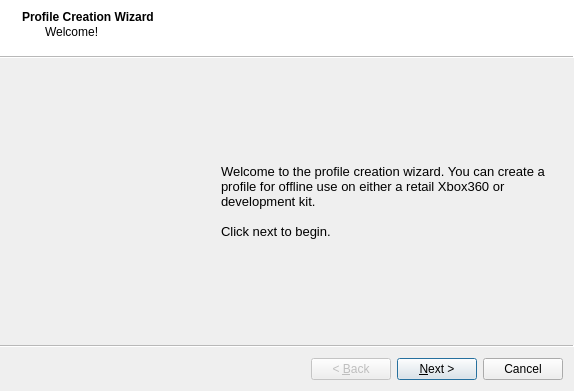
<?xml version="1.0" encoding="UTF-8"?>
<ui version="4.0">
 <class>ProfileCreatorWizard</class>
 <widget class="QWizard" name="ProfileCreatorWizard">
  <property name="geometry">
   <rect>
    <x>0</x>
    <y>0</y>
    <width>574</width>
    <height>391</height>
   </rect>
  </property>
  <property name="windowTitle">
   <string>Profile Creator</string>
  </property>
  <property name="windowIcon">
   <iconset resource="Resources.qrc">
    <normaloff>:/Images/Leaner24.png</normaloff>:/Images/Leaner24.png</iconset>
  </property>
  <property name="wizardStyle">
   <enum>QWizard::ModernStyle</enum>
  </property>
  <widget class="QWizardPage" name="pageFront">
   <property name="title">
    <string>Profile Creation Wizard</string>
   </property>
   <property name="subTitle">
    <string>Welcome!</string>
   </property>
   <layout class="QVBoxLayout" name="verticalLayout">
    <item>
     <spacer name="verticalSpacer">
      <property name="orientation">
       <enum>Qt::Vertical</enum>
      </property>
      <property name="sizeHint" stdset="0">
       <size>
        <width>20</width>
        <height>40</height>
       </size>
      </property>
     </spacer>
    </item>
    <item>
     <layout class="QHBoxLayout" name="horizontalLayout">
      <item>
       <widget class="QLabel" name="label">
        <property name="minimumSize">
         <size>
          <width>193</width>
          <height>175</height>
         </size>
        </property>
        <property name="maximumSize">
         <size>
          <width>175</width>
          <height>175</height>
         </size>
        </property>
        <property name="text">
         <string/>
        </property>
        <property name="pixmap">
         <pixmap resource="Resources.qrc">:/Images/profile creator.png</pixmap>
        </property>
        <property name="scaledContents">
         <bool>true</bool>
        </property>
       </widget>
      </item>
      <item>
       <widget class="QLabel" name="label_3">
        <property name="text">
         <string>&lt;!DOCTYPE HTML PUBLIC &quot;-//W3C//DTD HTML 4.0//EN&quot; &quot;http://www.w3.org/TR/REC-html40/strict.dtd&quot;&gt;
&lt;html&gt;&lt;head&gt;&lt;meta name=&quot;qrichtext&quot; content=&quot;1&quot; /&gt;&lt;style type=&quot;text/css&quot;&gt;
p, li { white-space: pre-wrap; }
&lt;/style&gt;&lt;/head&gt;&lt;body style=&quot; font-family:'MS Shell Dlg 2'; font-size:8.25pt; font-weight:400; font-style:normal;&quot;&gt;
&lt;p style=&quot; margin-top:0px; margin-bottom:0px; margin-left:0px; margin-right:0px; -qt-block-indent:0; text-indent:0px;&quot;&gt;&lt;span style=&quot; font-size:10pt;&quot;&gt;Welcome to the profile creation wizard. You can create a profile for offline use on either a retail Xbox360 or development kit.&lt;/span&gt;&lt;/p&gt;
&lt;p style=&quot;-qt-paragraph-type:empty; margin-top:0px; margin-bottom:0px; margin-left:0px; margin-right:0px; -qt-block-indent:0; text-indent:0px; font-size:10pt;&quot;&gt;&lt;/p&gt;
&lt;p style=&quot; margin-top:0px; margin-bottom:0px; margin-left:0px; margin-right:0px; -qt-block-indent:0; text-indent:0px;&quot;&gt;&lt;span style=&quot; font-size:10pt;&quot;&gt;Click next to begin.&lt;/span&gt;&lt;/p&gt;&lt;/body&gt;&lt;/html&gt;</string>
        </property>
        <property name="wordWrap">
         <bool>true</bool>
        </property>
       </widget>
      </item>
     </layout>
    </item>
    <item>
     <spacer name="verticalSpacer_2">
      <property name="orientation">
       <enum>Qt::Vertical</enum>
      </property>
      <property name="sizeHint" stdset="0">
       <size>
        <width>20</width>
        <height>40</height>
       </size>
      </property>
     </spacer>
    </item>
   </layout>
  </widget>
  <widget class="QWizardPage" name="pageConsoleType">
   <property name="title">
    <string>Console Type</string>
   </property>
   <property name="subTitle">
    <string>Choose which console type the profile will be for</string>
   </property>
   <layout class="QVBoxLayout" name="verticalLayout_3">
    <item>
     <spacer name="verticalSpacer_4">
      <property name="orientation">
       <enum>Qt::Vertical</enum>
      </property>
      <property name="sizeHint" stdset="0">
       <size>
        <width>20</width>
        <height>40</height>
       </size>
      </property>
     </spacer>
    </item>
    <item>
     <layout class="QHBoxLayout" name="horizontalLayout_14" stretch="0,0,5">
      <item>
       <widget class="QLabel" name="label_4">
        <property name="minimumSize">
         <size>
          <width>109</width>
          <height>200</height>
         </size>
        </property>
        <property name="maximumSize">
         <size>
          <width>109</width>
          <height>200</height>
         </size>
        </property>
        <property name="text">
         <string/>
        </property>
        <property name="pixmap">
         <pixmap resource="Resources.qrc">:/Images/avatarJumping.png</pixmap>
        </property>
        <property name="scaledContents">
         <bool>true</bool>
        </property>
       </widget>
      </item>
      <item>
       <spacer name="horizontalSpacer">
        <property name="orientation">
         <enum>Qt::Horizontal</enum>
        </property>
        <property name="sizeHint" stdset="0">
         <size>
          <width>40</width>
          <height>20</height>
         </size>
        </property>
       </spacer>
      </item>
      <item>
       <layout class="QVBoxLayout" name="verticalLayout_2">
        <item>
         <layout class="QHBoxLayout" name="horizontalLayout_2" stretch="0,9">
          <item>
           <widget class="QRadioButton" name="radioButton">
            <property name="text">
             <string/>
            </property>
            <property name="checked">
             <bool>true</bool>
            </property>
           </widget>
          </item>
          <item>
           <widget class="QLabel" name="label_5">
            <property name="text">
             <string>&lt;!DOCTYPE HTML PUBLIC &quot;-//W3C//DTD HTML 4.0//EN&quot; &quot;http://www.w3.org/TR/REC-html40/strict.dtd&quot;&gt;
&lt;html&gt;&lt;head&gt;&lt;meta name=&quot;qrichtext&quot; content=&quot;1&quot; /&gt;&lt;style type=&quot;text/css&quot;&gt;
p, li { white-space: pre-wrap; }
&lt;/style&gt;&lt;/head&gt;&lt;body style=&quot; font-family:'MS Shell Dlg 2'; font-size:8.25pt; font-weight:400; font-style:normal;&quot;&gt;
&lt;p style=&quot; margin-top:0px; margin-bottom:0px; margin-left:0px; margin-right:0px; -qt-block-indent:0; text-indent:0px;&quot;&gt;&lt;span style=&quot; font-family:'Ubuntu'; font-size:10pt; font-weight:600;&quot;&gt;Retail&lt;/span&gt;&lt;/p&gt;
&lt;p style=&quot; margin-top:0px; margin-bottom:0px; margin-left:0px; margin-right:0px; -qt-block-indent:0; text-indent:0px;&quot;&gt;&lt;span style=&quot; font-family:'Ubuntu'; font-size:8pt;&quot;&gt;Any console that can/did connect to Xbox LIVE. This includes banned consoles as well as JTAGs and RGHs. Not sure? Then choose this option.&lt;/span&gt;&lt;/p&gt;&lt;/body&gt;&lt;/html&gt;</string>
            </property>
            <property name="wordWrap">
             <bool>true</bool>
            </property>
           </widget>
          </item>
         </layout>
        </item>
        <item>
         <layout class="QHBoxLayout" name="horizontalLayout_3" stretch="0,9">
          <item>
           <widget class="QRadioButton" name="radioButton_2">
            <property name="text">
             <string/>
            </property>
           </widget>
          </item>
          <item>
           <widget class="QLabel" name="label_12">
            <property name="text">
             <string>&lt;!DOCTYPE HTML PUBLIC &quot;-//W3C//DTD HTML 4.0//EN&quot; &quot;http://www.w3.org/TR/REC-html40/strict.dtd&quot;&gt;
&lt;html&gt;&lt;head&gt;&lt;meta name=&quot;qrichtext&quot; content=&quot;1&quot; /&gt;&lt;style type=&quot;text/css&quot;&gt;
p, li { white-space: pre-wrap; }
&lt;/style&gt;&lt;/head&gt;&lt;body style=&quot; font-family:'MS Shell Dlg 2'; font-size:8.25pt; font-weight:400; font-style:normal;&quot;&gt;
&lt;p style=&quot; margin-top:0px; margin-bottom:0px; margin-left:0px; margin-right:0px; -qt-block-indent:0; text-indent:0px;&quot;&gt;&lt;span style=&quot; font-family:'Ubuntu'; font-size:10pt; font-weight:600;&quot;&gt;Development Kit&lt;/span&gt;&lt;/p&gt;
&lt;p style=&quot; margin-top:0px; margin-bottom:0px; margin-left:0px; margin-right:0px; -qt-block-indent:0; text-indent:0px;&quot;&gt;&lt;span style=&quot; font-family:'Ubuntu'; font-size:8pt;&quot;&gt;Any official XDK or an RGH that is running the dev kernel. These consoles cannot connect to Xbox LIVE.&lt;/span&gt;&lt;/p&gt;&lt;/body&gt;&lt;/html&gt;</string>
            </property>
            <property name="wordWrap">
             <bool>true</bool>
            </property>
           </widget>
          </item>
         </layout>
        </item>
       </layout>
      </item>
     </layout>
    </item>
    <item>
     <spacer name="verticalSpacer_3">
      <property name="orientation">
       <enum>Qt::Vertical</enum>
      </property>
      <property name="sizeHint" stdset="0">
       <size>
        <width>20</width>
        <height>40</height>
       </size>
      </property>
     </spacer>
    </item>
   </layout>
  </widget>
  <widget class="QWizardPage" name="pageGamertag">
   <property name="title">
    <string>Gamertag</string>
   </property>
   <property name="subTitle">
    <string>Choose the gamertag for the profile</string>
   </property>
   <layout class="QVBoxLayout" name="verticalLayout_5">
    <item>
     <spacer name="verticalSpacer_5">
      <property name="orientation">
       <enum>Qt::Vertical</enum>
      </property>
      <property name="sizeHint" stdset="0">
       <size>
        <width>20</width>
        <height>40</height>
       </size>
      </property>
     </spacer>
    </item>
    <item>
     <layout class="QHBoxLayout" name="horizontalLayout_5">
      <item>
       <widget class="QLabel" name="label_6">
        <property name="minimumSize">
         <size>
          <width>109</width>
          <height>200</height>
         </size>
        </property>
        <property name="maximumSize">
         <size>
          <width>109</width>
          <height>200</height>
         </size>
        </property>
        <property name="text">
         <string/>
        </property>
        <property name="pixmap">
         <pixmap resource="Resources.qrc">:/Images/avatarJumping.png</pixmap>
        </property>
        <property name="scaledContents">
         <bool>true</bool>
        </property>
       </widget>
      </item>
      <item>
       <layout class="QVBoxLayout" name="verticalLayout_4">
        <item>
         <layout class="QHBoxLayout" name="horizontalLayout_4">
          <item>
           <spacer name="horizontalSpacer_2">
            <property name="orientation">
             <enum>Qt::Horizontal</enum>
            </property>
            <property name="sizeHint" stdset="0">
             <size>
              <width>40</width>
              <height>20</height>
             </size>
            </property>
           </spacer>
          </item>
          <item>
           <widget class="QLineEdit" name="txtGamertag">
            <property name="maxLength">
             <number>15</number>
            </property>
            <property name="placeholderText">
             <string>Gamertag</string>
            </property>
           </widget>
          </item>
         </layout>
        </item>
        <item>
         <widget class="QLabel" name="label_7">
          <property name="text">
           <string>&lt;!DOCTYPE HTML PUBLIC &quot;-//W3C//DTD HTML 4.0//EN&quot; &quot;http://www.w3.org/TR/REC-html40/strict.dtd&quot;&gt;
&lt;html&gt;&lt;head&gt;&lt;meta name=&quot;qrichtext&quot; content=&quot;1&quot; /&gt;&lt;style type=&quot;text/css&quot;&gt;
p, li { white-space: pre-wrap; }
&lt;/style&gt;&lt;/head&gt;&lt;body style=&quot; font-family:'MS Shell Dlg 2'; font-size:8.25pt; font-weight:400; font-style:normal;&quot;&gt;
&lt;p style=&quot; margin-top:0px; margin-bottom:0px; margin-left:0px; margin-right:0px; -qt-block-indent:0; text-indent:0px;&quot;&gt;&lt;span style=&quot; font-size:10pt;&quot;&gt;The gamertag is the display name for the profile. It doesn't really matter what you make it in here, because you can always change it through the Xbox360.&lt;/span&gt;&lt;/p&gt;&lt;/body&gt;&lt;/html&gt;</string>
          </property>
          <property name="wordWrap">
           <bool>true</bool>
          </property>
         </widget>
        </item>
       </layout>
      </item>
     </layout>
    </item>
    <item>
     <spacer name="verticalSpacer_6">
      <property name="orientation">
       <enum>Qt::Vertical</enum>
      </property>
      <property name="sizeHint" stdset="0">
       <size>
        <width>20</width>
        <height>40</height>
       </size>
      </property>
     </spacer>
    </item>
   </layout>
  </widget>
  <widget class="QWizardPage" name="pageGamerpicture">
   <property name="title">
    <string>Gamerpicture</string>
   </property>
   <property name="subTitle">
    <string>Choose the gamerpicture for the profile</string>
   </property>
   <layout class="QVBoxLayout" name="verticalLayout_6">
    <item>
     <spacer name="verticalSpacer_8">
      <property name="orientation">
       <enum>Qt::Vertical</enum>
      </property>
      <property name="sizeHint" stdset="0">
       <size>
        <width>20</width>
        <height>40</height>
       </size>
      </property>
     </spacer>
    </item>
    <item>
     <layout class="QHBoxLayout" name="horizontalLayout_6">
      <item>
       <widget class="QLabel" name="label_8">
        <property name="minimumSize">
         <size>
          <width>109</width>
          <height>200</height>
         </size>
        </property>
        <property name="maximumSize">
         <size>
          <width>109</width>
          <height>200</height>
         </size>
        </property>
        <property name="text">
         <string/>
        </property>
        <property name="pixmap">
         <pixmap resource="Resources.qrc">:/Images/avatarJumping.png</pixmap>
        </property>
        <property name="scaledContents">
         <bool>true</bool>
        </property>
       </widget>
      </item>
      <item>
       <spacer name="horizontalSpacer_3">
        <property name="orientation">
         <enum>Qt::Horizontal</enum>
        </property>
        <property name="sizeHint" stdset="0">
         <size>
          <width>40</width>
          <height>20</height>
         </size>
        </property>
       </spacer>
      </item>
      <item>
       <widget class="QListWidget" name="listWidget">
        <property name="dragDropMode">
         <enum>QAbstractItemView::NoDragDrop</enum>
        </property>
        <property name="iconSize">
         <size>
          <width>48</width>
          <height>48</height>
         </size>
        </property>
        <property name="movement">
         <enum>QListView::Static</enum>
        </property>
        <property name="flow">
         <enum>QListView::TopToBottom</enum>
        </property>
        <property name="isWrapping" stdset="0">
         <bool>true</bool>
        </property>
        <property name="layoutMode">
         <enum>QListView::SinglePass</enum>
        </property>
        <item>
         <property name="text">
          <string/>
         </property>
         <property name="icon">
          <iconset resource="Resources.qrc">
           <normaloff>:/Images/20000.png</normaloff>:/Images/20000.png</iconset>
         </property>
        </item>
        <item>
         <property name="text">
          <string/>
         </property>
         <property name="icon">
          <iconset resource="Resources.qrc">
           <normaloff>:/Images/20001.png</normaloff>:/Images/20001.png</iconset>
         </property>
        </item>
        <item>
         <property name="text">
          <string/>
         </property>
         <property name="icon">
          <iconset resource="Resources.qrc">
           <normaloff>:/Images/20002.png</normaloff>:/Images/20002.png</iconset>
         </property>
        </item>
        <item>
         <property name="text">
          <string/>
         </property>
         <property name="icon">
          <iconset resource="Resources.qrc">
           <normaloff>:/Images/20003.png</normaloff>:/Images/20003.png</iconset>
         </property>
        </item>
        <item>
         <property name="text">
          <string/>
         </property>
         <property name="icon">
          <iconset resource="Resources.qrc">
           <normaloff>:/Images/20004.png</normaloff>:/Images/20004.png</iconset>
         </property>
        </item>
        <item>
         <property name="text">
          <string/>
         </property>
         <property name="icon">
          <iconset resource="Resources.qrc">
           <normaloff>:/Images/20005.png</normaloff>:/Images/20005.png</iconset>
         </property>
        </item>
        <item>
         <property name="text">
          <string/>
         </property>
         <property name="icon">
          <iconset resource="Resources.qrc">
           <normaloff>:/Images/20006.png</normaloff>:/Images/20006.png</iconset>
         </property>
        </item>
        <item>
         <property name="text">
          <string/>
         </property>
         <property name="icon">
          <iconset resource="Resources.qrc">
           <normaloff>:/Images/20007.png</normaloff>:/Images/20007.png</iconset>
         </property>
        </item>
        <item>
         <property name="text">
          <string/>
         </property>
         <property name="icon">
          <iconset resource="Resources.qrc">
           <normaloff>:/Images/20008.png</normaloff>:/Images/20008.png</iconset>
         </property>
        </item>
        <item>
         <property name="text">
          <string/>
         </property>
         <property name="icon">
          <iconset resource="Resources.qrc">
           <normaloff>:/Images/20009.png</normaloff>:/Images/20009.png</iconset>
         </property>
        </item>
        <item>
         <property name="text">
          <string/>
         </property>
         <property name="icon">
          <iconset resource="Resources.qrc">
           <normaloff>:/Images/2000A.png</normaloff>:/Images/2000A.png</iconset>
         </property>
        </item>
        <item>
         <property name="text">
          <string/>
         </property>
         <property name="icon">
          <iconset resource="Resources.qrc">
           <normaloff>:/Images/2000B.png</normaloff>:/Images/2000B.png</iconset>
         </property>
        </item>
        <item>
         <property name="text">
          <string/>
         </property>
         <property name="icon">
          <iconset resource="Resources.qrc">
           <normaloff>:/Images/2000C.png</normaloff>:/Images/2000C.png</iconset>
         </property>
        </item>
       </widget>
      </item>
     </layout>
    </item>
    <item>
     <spacer name="verticalSpacer_7">
      <property name="orientation">
       <enum>Qt::Vertical</enum>
      </property>
      <property name="sizeHint" stdset="0">
       <size>
        <width>20</width>
        <height>40</height>
       </size>
      </property>
     </spacer>
    </item>
   </layout>
  </widget>
  <widget class="QWizardPage" name="pageAvatar">
   <property name="title">
    <string>Avatar</string>
   </property>
   <property name="subTitle">
    <string>Choose the starting avatar for the profile</string>
   </property>
   <layout class="QVBoxLayout" name="verticalLayout_9">
    <item>
     <spacer name="verticalSpacer_9">
      <property name="orientation">
       <enum>Qt::Vertical</enum>
      </property>
      <property name="sizeHint" stdset="0">
       <size>
        <width>20</width>
        <height>40</height>
       </size>
      </property>
     </spacer>
    </item>
    <item>
     <layout class="QHBoxLayout" name="horizontalLayout_11">
      <item>
       <spacer name="horizontalSpacer_13">
        <property name="orientation">
         <enum>Qt::Horizontal</enum>
        </property>
        <property name="sizeHint" stdset="0">
         <size>
          <width>29</width>
          <height>20</height>
         </size>
        </property>
       </spacer>
      </item>
      <item>
       <layout class="QVBoxLayout" name="verticalLayout_7">
        <item>
         <layout class="QHBoxLayout" name="horizontalLayout_8">
          <item>
           <spacer name="horizontalSpacer_6">
            <property name="orientation">
             <enum>Qt::Horizontal</enum>
            </property>
            <property name="sizeHint" stdset="0">
             <size>
              <width>40</width>
              <height>20</height>
             </size>
            </property>
           </spacer>
          </item>
          <item>
           <widget class="QLabel" name="label_9">
            <property name="minimumSize">
             <size>
              <width>125</width>
              <height>229</height>
             </size>
            </property>
            <property name="maximumSize">
             <size>
              <width>125</width>
              <height>229</height>
             </size>
            </property>
            <property name="text">
             <string/>
            </property>
            <property name="pixmap">
             <pixmap resource="Resources.qrc">:/Images/male avatar.png</pixmap>
            </property>
            <property name="scaledContents">
             <bool>true</bool>
            </property>
           </widget>
          </item>
          <item>
           <spacer name="horizontalSpacer_7">
            <property name="orientation">
             <enum>Qt::Horizontal</enum>
            </property>
            <property name="sizeHint" stdset="0">
             <size>
              <width>40</width>
              <height>20</height>
             </size>
            </property>
           </spacer>
          </item>
         </layout>
        </item>
        <item>
         <layout class="QHBoxLayout" name="horizontalLayout_7">
          <item>
           <spacer name="horizontalSpacer_4">
            <property name="orientation">
             <enum>Qt::Horizontal</enum>
            </property>
            <property name="sizeHint" stdset="0">
             <size>
              <width>40</width>
              <height>20</height>
             </size>
            </property>
           </spacer>
          </item>
          <item>
           <widget class="QRadioButton" name="rdiMale">
            <property name="text">
             <string>Male</string>
            </property>
            <property name="checkable">
             <bool>true</bool>
            </property>
            <property name="checked">
             <bool>true</bool>
            </property>
           </widget>
          </item>
          <item>
           <spacer name="horizontalSpacer_5">
            <property name="orientation">
             <enum>Qt::Horizontal</enum>
            </property>
            <property name="sizeHint" stdset="0">
             <size>
              <width>40</width>
              <height>20</height>
             </size>
            </property>
           </spacer>
          </item>
         </layout>
        </item>
       </layout>
      </item>
      <item>
       <spacer name="horizontalSpacer_12">
        <property name="orientation">
         <enum>Qt::Horizontal</enum>
        </property>
        <property name="sizeHint" stdset="0">
         <size>
          <width>29</width>
          <height>20</height>
         </size>
        </property>
       </spacer>
      </item>
      <item>
       <layout class="QVBoxLayout" name="verticalLayout_8">
        <item>
         <layout class="QHBoxLayout" name="horizontalLayout_9">
          <item>
           <spacer name="horizontalSpacer_8">
            <property name="orientation">
             <enum>Qt::Horizontal</enum>
            </property>
            <property name="sizeHint" stdset="0">
             <size>
              <width>40</width>
              <height>20</height>
             </size>
            </property>
           </spacer>
          </item>
          <item>
           <widget class="QLabel" name="label_10">
            <property name="minimumSize">
             <size>
              <width>125</width>
              <height>229</height>
             </size>
            </property>
            <property name="maximumSize">
             <size>
              <width>125</width>
              <height>229</height>
             </size>
            </property>
            <property name="text">
             <string/>
            </property>
            <property name="pixmap">
             <pixmap resource="Resources.qrc">:/Images/avatar female.png</pixmap>
            </property>
            <property name="scaledContents">
             <bool>true</bool>
            </property>
           </widget>
          </item>
          <item>
           <spacer name="horizontalSpacer_9">
            <property name="orientation">
             <enum>Qt::Horizontal</enum>
            </property>
            <property name="sizeHint" stdset="0">
             <size>
              <width>40</width>
              <height>20</height>
             </size>
            </property>
           </spacer>
          </item>
         </layout>
        </item>
        <item>
         <layout class="QHBoxLayout" name="horizontalLayout_10">
          <item>
           <spacer name="horizontalSpacer_10">
            <property name="orientation">
             <enum>Qt::Horizontal</enum>
            </property>
            <property name="sizeHint" stdset="0">
             <size>
              <width>40</width>
              <height>20</height>
             </size>
            </property>
           </spacer>
          </item>
          <item>
           <widget class="QRadioButton" name="rdiFemale">
            <property name="text">
             <string>Female</string>
            </property>
            <property name="checkable">
             <bool>true</bool>
            </property>
           </widget>
          </item>
          <item>
           <spacer name="horizontalSpacer_11">
            <property name="orientation">
             <enum>Qt::Horizontal</enum>
            </property>
            <property name="sizeHint" stdset="0">
             <size>
              <width>40</width>
              <height>20</height>
             </size>
            </property>
           </spacer>
          </item>
         </layout>
        </item>
       </layout>
      </item>
      <item>
       <spacer name="horizontalSpacer_14">
        <property name="orientation">
         <enum>Qt::Horizontal</enum>
        </property>
        <property name="sizeHint" stdset="0">
         <size>
          <width>29</width>
          <height>20</height>
         </size>
        </property>
       </spacer>
      </item>
     </layout>
    </item>
    <item>
     <spacer name="verticalSpacer_10">
      <property name="orientation">
       <enum>Qt::Vertical</enum>
      </property>
      <property name="sizeHint" stdset="0">
       <size>
        <width>20</width>
        <height>40</height>
       </size>
      </property>
     </spacer>
    </item>
   </layout>
  </widget>
  <widget class="QWizardPage" name="pageSaveLocation">
   <property name="title">
    <string>Save Location</string>
   </property>
   <property name="subTitle">
    <string>Choose a place to save the new profile</string>
   </property>
   <layout class="QVBoxLayout" name="verticalLayout_10">
    <item>
     <spacer name="verticalSpacer_11">
      <property name="orientation">
       <enum>Qt::Vertical</enum>
      </property>
      <property name="sizeHint" stdset="0">
       <size>
        <width>20</width>
        <height>40</height>
       </size>
      </property>
     </spacer>
    </item>
    <item>
     <layout class="QHBoxLayout" name="horizontalLayout_13">
      <item>
       <widget class="QLabel" name="label_11">
        <property name="minimumSize">
         <size>
          <width>109</width>
          <height>200</height>
         </size>
        </property>
        <property name="maximumSize">
         <size>
          <width>109</width>
          <height>200</height>
         </size>
        </property>
        <property name="text">
         <string/>
        </property>
        <property name="pixmap">
         <pixmap resource="Resources.qrc">:/Images/avatarJumping.png</pixmap>
        </property>
        <property name="scaledContents">
         <bool>true</bool>
        </property>
       </widget>
      </item>
      <item>
       <spacer name="horizontalSpacer_15">
        <property name="orientation">
         <enum>Qt::Horizontal</enum>
        </property>
        <property name="sizeHint" stdset="0">
         <size>
          <width>40</width>
          <height>20</height>
         </size>
        </property>
       </spacer>
      </item>
      <item>
       <layout class="QHBoxLayout" name="horizontalLayout_12">
        <item>
         <widget class="QLabel" name="lblSavePath">
          <property name="text">
           <string>Desktop Location</string>
          </property>
         </widget>
        </item>
        <item>
         <widget class="QPushButton" name="pushButton">
          <property name="text">
           <string>...</string>
          </property>
          <property name="autoDefault">
           <bool>false</bool>
          </property>
         </widget>
        </item>
       </layout>
      </item>
     </layout>
    </item>
    <item>
     <spacer name="verticalSpacer_12">
      <property name="orientation">
       <enum>Qt::Vertical</enum>
      </property>
      <property name="sizeHint" stdset="0">
       <size>
        <width>20</width>
        <height>40</height>
       </size>
      </property>
     </spacer>
    </item>
   </layout>
  </widget>
 </widget>
 <resources>
  <include location="Resources.qrc"/>
 </resources>
 <connections/>
</ui>
